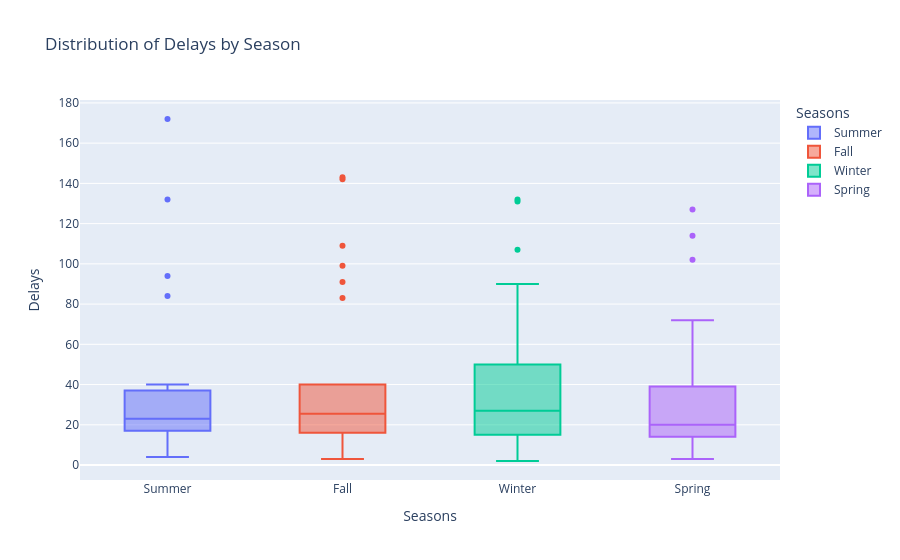

The notebook cell this image was saved under:
### Code cell
season_dis = px.box(delays_perseason, x='season', y='delays', title='Distribution of Delays by Season', color = 'season',
    labels=dict(season = "Seasons"))
season_dis.update_xaxes(title_text = 'Seasons')
season_dis.update_yaxes(title_text = 'Delays')
season_dis

### Figure 1 — Plotly figure (JSON) as saved in the notebook; plotly's stock layout.template omitted (floating-point values rounded to 4 significant figures)
{"data": [{"alignmentgroup": "True", "hovertemplate": "Seasons=%{x}<br>delays=%{y}<extra></extra>", "legendgroup": "Summer", "marker": {"color": "#636efa"}, "name": "Summer", "notched": false, "offsetgroup": "Summer", "orientation": "v", "showlegend": true, "type": "box", "x": ["Summer", "Summer", "Summer", "Summer", "Summer", "Summer", "Summer", "Summer", "Summer", "Summer", "Summer", "Summer", "Summer", "Summer", "Summer", "Summer", "Summer", "Summer", "Summer", "Summer", "Summer", "Summer", "Summer", "Summer"], "x0": " ", "xaxis": "x", "y": [172, 132, 94, 84, 40, 38, 36, 33, 30, 28, 26, 23, 23, 20, 20, 19, 18, 18, 16, 13, 13, 12, 10, 4], "y0": " ", "yaxis": "y"}, {"alignmentgroup": "True", "hovertemplate": "Seasons=%{x}<br>delays=%{y}<extra></extra>", "legendgroup": "Fall", "marker": {"color": "#EF553B"}, "name": "Fall", "notched": false, "offsetgroup": "Fall", "orientation": "v", "showlegend": true, "type": "box", "x": ["Fall", "Fall", "Fall", "Fall", "Fall", "Fall", "Fall", "Fall", "Fall", "Fall", "Fall", "Fall", "Fall", "Fall", "Fall", "Fall", "Fall", "Fall", "Fall", "Fall", "Fall", "Fall", "Fall", "Fall", "Fall", "Fall"], "x0": " ", "xaxis": "x", "y": [143, 142, 109, 99, 91, 83, 40, 38, 34, 31, 29, 28, 26, 25, 23, 23, 19, 18, 17, 16, 15, 14, 14, 13, 12, 3], "y0": " ", "yaxis": "y"}, {"alignmentgroup": "True", "hovertemplate": "Seasons=%{x}<br>delays=%{y}<extra></extra>", "legendgroup": "Winter", "marker": {"color": "#00cc96"}, "name": "Winter", "notched": false, "offsetgroup": "Winter", "orientation": "v", "showlegend": true, "type": "box", "x": ["Winter", "Winter", "Winter", "Winter", "Winter", "Winter", "Winter", "Winter", "Winter", "Winter", "Winter", "Winter", "Winter", "Winter", "Winter", "Winter", "Winter", "Winter", "Winter", "Winter", "Winter", "Winter", "Winter", "Winter", "Winter", "Winter"], "x0": " ", "xaxis": "x", "y": [132, 131, 107, 90, 88, 86, 50, 38, 37, 36, 34, 29, 29, 25, 24, 21, 21, 19, 19, 15, 14, 13, 13, 12, 12, 2], "y0": " ", "yaxis": "y"}, {"alignmentgroup": "True", "hovertemplate": "Seasons=%{x}<br>delays=%{y}<extra></extra>", "legendgroup": "Spring", "marker": {"color": "#ab63fa"}, "name": "Spring", "notched": false, "offsetgroup": "Spring", "orientation": "v", "showlegend": true, "type": "box", "x": ["Spring", "Spring", "Spring", "Spring", "Spring", "Spring", "Spring", "Spring", "Spring", "Spring", "Spring", "Spring", "Spring", "Spring", "Spring", "Spring", "Spring", "Spring", "Spring", "Spring", "Spring", "Spring", "Spring", "Spring"], "x0": " ", "xaxis": "x", "y": [127, 114, 102, 72, 43, 40, 38, 34, 33, 29, 23, 20, 20, 19, 19, 15, 14, 14, 14, 13, 12, 12, 11, 3], "y0": " ", "yaxis": "y"}], "layout": {"autosize": true, "boxmode": "overlay", "legend": {"title": {"text": "Seasons"}, "tracegroupgap": 0}, "title": {"text": "Distribution of Delays by Season"}, "xaxis": {"anchor": "y", "autorange": true, "categoryarray": ["Summer", "Fall", "Winter", "Spring"], "categoryorder": "array", "domain": [0, 1], "range": [-0.5, 3.5], "title": {"text": "Seasons"}, "type": "category"}, "yaxis": {"anchor": "x", "autorange": true, "domain": [0, 1], "range": [-7.444, 181.4], "title": {"text": "Delays"}, "type": "linear"}}}
